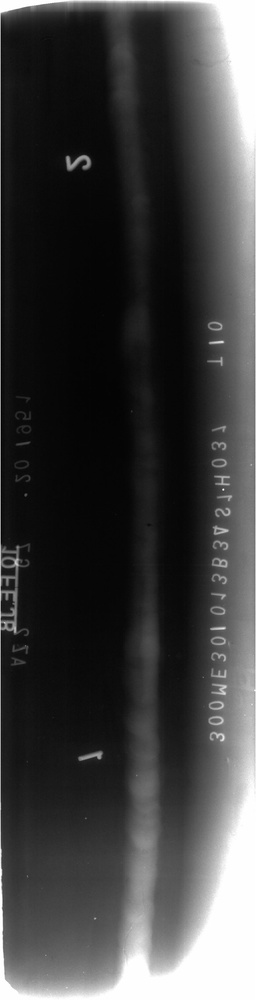
#> input picture house/227/images/1-2.jpg, 256 x 1000 px, shrunk from 897 x 3510 before the run
$ python testLC.py
#> lines starting #> are read from the running program, lines starting #| are printed output that depends on the picture
#> further down, img is the input picture: shape (1000, 256, 3); min 0, max 255, mean 63.1
import cv2,os
import numpy as np


BASE_DIR = os.path.abspath(os.curdir)
model_ROOT = os.path.join(BASE_DIR, 'static')
image_ROOT = os.path.join(BASE_DIR,"images")

def cal_dist(hist):
    dist = {}
    for gray in range(256):
        value = 0.0
        for k in range(256):
            value += hist[k][0] * abs(gray - k)
        dist[gray] = value
    return dist

def LC(image_gray):
    image_height = image_gray.shape[0]
#> image_height = 1000
    image_width = image_gray.shape[1]
#> image_width = 256
    image_gray_copy = np.zeros((image_height, image_width))
    hist_array = cv2.calcHist([image_gray], [0], None, [256], [0.0, 256.0])  # 直方图，统计图像中每个灰度值的数量
#> hist_array = 256 values, max 13687 at index 7, min 69 at index 241, mean 1000
    gray_dist = cal_dist(hist_array)  # 灰度值与其他值的距离
#> after the loop in cal_dist, `for gray in range(256):`: dist = 256 items
#> gray_dist = 256 items
    # print(gray_dist)
    for i in range(image_width):
        for j in range(image_height):
            temp = image_gray[j][i]
            image_gray_copy[j][i] = gray_dist[temp]
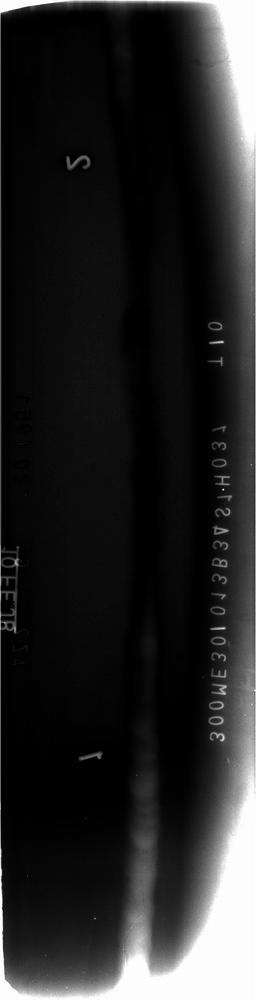
#> image_gray_copy: shape (1000, 256) float64; min 12821872, max 49132138, mean 18315266; drawn with min black and max white
    image_gray_copy = (image_gray_copy - np.min(image_gray_copy)) / (np.max(image_gray_copy) - np.min(image_gray_copy))

    print(np.max(image_gray_copy))
#| 1.0
    print(np.min(image_gray_copy))
#| 0.0

    image_gray_copy = image_gray_copy * 255
    image_gray_copy = np.array(image_gray_copy,dtype=np.uint8)
    return image_gray_copy

if __name__ == '__main__':
    img = cv2.imread(image_ROOT+os.sep+"1-2.jpg")
    img_gray = cv2.cvtColor(img, cv2.COLOR_BGR2GRAY)
    saliency_image = LC(img_gray)

    cv2.imwrite(BASE_DIR+os.sep+"1-2wwww.jpg",saliency_image)

$ run again, with house/227/images/2-3.jpg copied over house/227/images/1-2.jpg
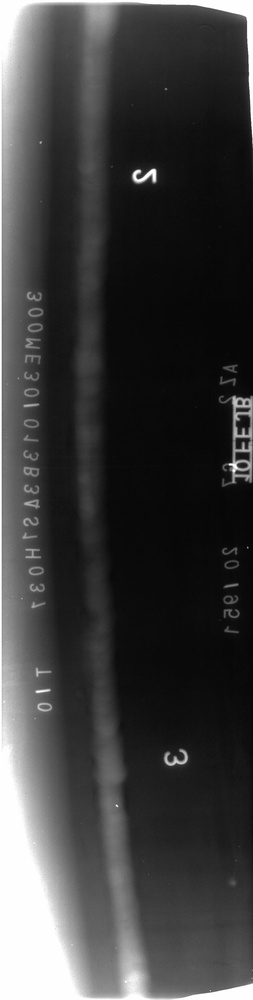
#> input picture house/227/images/2-3.jpg, 253 x 1000 px, shrunk from 897 x 3552 before the run
#> img is the input picture: shape (1000, 253, 3); min 1, max 255, mean 62.2
#> hist_array = 256 values, max 16665 at index 9, min 0 at index 0, mean 988.3
#> after the loop in cal_dist, `for gray in range(256):`: dist = 256 items
#> after the loop in LC, `for i in range(image_width):`:
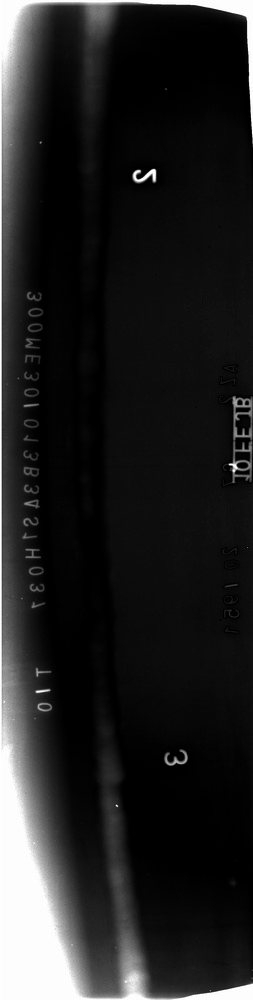
#> image_gray_copy: shape (1000, 253) float64; min 11550839, max 48768647, mean 16670581.1; drawn with min black and max white
#| 1.0
#| 0.0

$ run again, with house/227/images/3-4.jpg copied over house/227/images/1-2.jpg
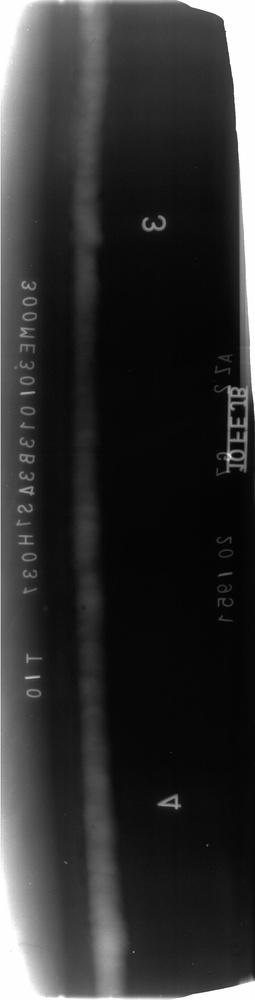
#> input picture house/227/images/3-4.jpg, 255 x 1000 px, shrunk from 903 x 3540 before the run
#> img is the input picture: shape (1000, 255, 3); min 0, max 255, mean 49.5
#> hist_array = 256 values, max 25460 at index 6, min 3 at index 0, mean 996.1
#> after the loop in cal_dist, `for gray in range(256):`: dist = 256 items
#> after the loop in LC, `for i in range(image_width):`:
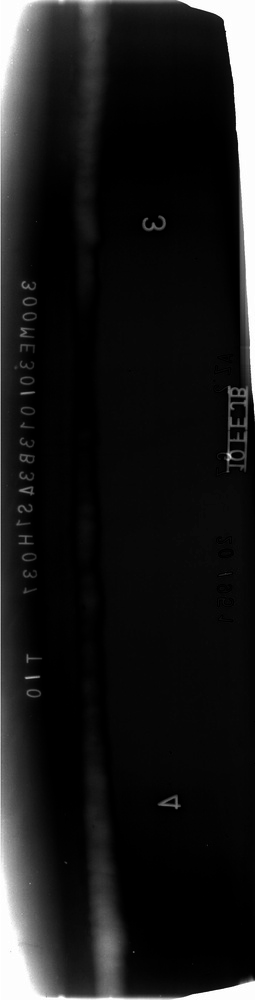
#> image_gray_copy: shape (1000, 255) float64; min 9856092, max 52409674, mean 14431182.3; drawn with min black and max white
#| 1.0
#| 0.0

$ run again, with house/227/images/4-5.jpg copied over house/227/images/1-2.jpg
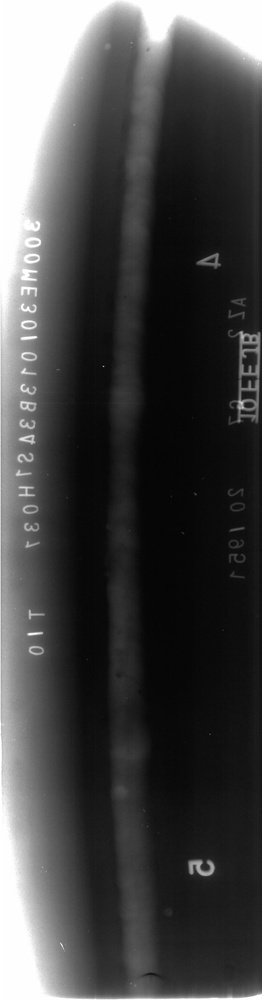
#> input picture house/227/images/4-5.jpg, 262 x 1000 px, shrunk from 891 x 3396 before the run
#> img is the input picture: shape (1000, 262, 3); min 2, max 255, mean 70.8
#> hist_array = 256 values, max 18965 at index 254, min 0 at index 0, mean 1023.4
#> after the loop in cal_dist, `for gray in range(256):`: dist = 256 items
#> after the loop in LC, `for i in range(image_width):`:
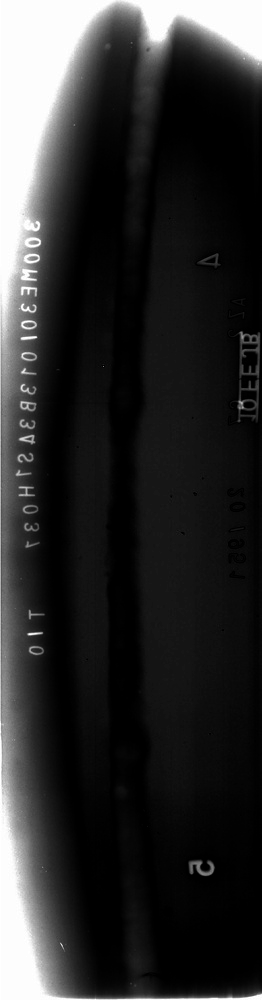
#> image_gray_copy: shape (1000, 262) float64; min 13919924, max 48256664, mean 20162898.5; drawn with min black and max white
#| 1.0
#| 0.0
